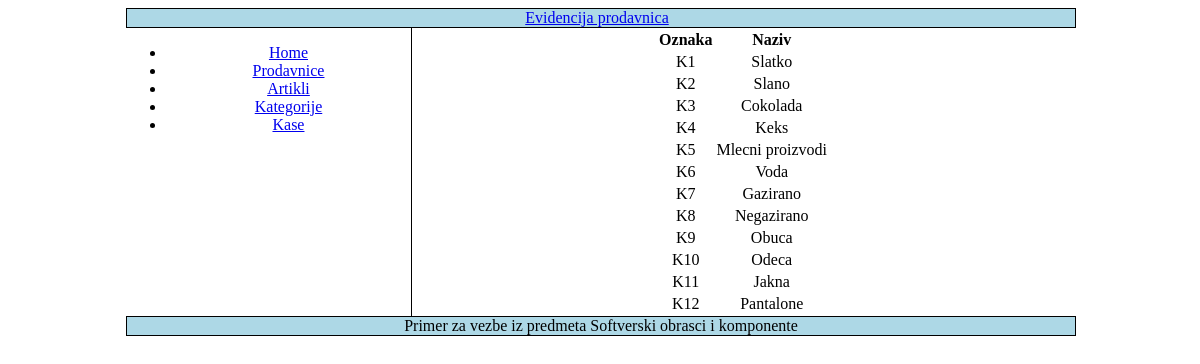
The app's page /kategorije/ with its own data.
### prodavnice/models.py (models this page shows, shortened)
class Kategorija(models.Model):
    oznaka=models.CharField(max_length=20)
    naziv=models.CharField(max_length=50)

### prodavnice/views.py (the view)
# urls.py: path('kategorije/', views.lista_kategorija, name='lista_kategorija'),
def lista_kategorija(request):
    kategorije = Kategorija.objects.all()
    title = apps.get_app_config('prodavnice').verbose_name
    return render(request, "lista_kategorija.html", {"title": title, "kategorije": kategorije})

### prodavnice/templates/lista_kategorija.html
{% extends "base.html" %}
{% block content %}
{% if kategorije %}
    <table>
      <tr>
        <th>Oznaka</th>
        <th>Naziv</th>
      </tr>
    {% for k in kategorije %}
      <tr>
        <td>{{k.oznaka}}</td>
        <td>{{k.naziv}}</td>
      </tr>
    {% endfor %}
    </table>
{% else %}
   <p>Nema kategorija za prikaz</p>
{% endif %}
{% endblock %}

### prodavnice/templates/base.html (shortened to what this page needs)
<!DOCTYPE html>
<html>
<head>
    {% load static %}
    <link rel="stylesheet" href="{% static 'style.css' %}"/>
</head>
<body>
<div class="page">
          <div class="header">
              <a href="{% url 'index' %}">Evidencija prodavnica</a>
          </div>
          <div class="left">
              <ul>
                  <li>
                      <a href="{% url 'index' %}">Home</a>
                  </li>
                  <li>
                      <a href="{% url 'lista_prodavnica'  %}">Prodavnice</a>
                  </li>
                  <li>
                      <a href="{% url 'lista_artikala'  %}">Artikli</a>
                  </li>
                  <li>
                      <a href="{% url 'lista_kategorija' %}">Kategorije</a>
                  </li>
                  <li>
                      <a href="{% url 'lista_kasa' %}">Kase</a>
                  </li>
              </ul>
          </div>
          <div class="center">
              {% block content %}{% endblock %}
          </div>
          <div class="footer">Primer za vezbe iz predmeta Softverski obrasci i komponente</div>
</div>
</body>
</html>

### prodavnice/static/style.css (style rules this page uses)
.left { margin: 0px; float: left; width: 30%; }
.header, .footer { background-color: lightblue; clear: left; width:100%; border: solid black 1px; }
.center { margin-left: 30%; width: 70%; border-left: solid black 1px; }
.page { text-align: center; margin: auto; min-width: 50%; width: 80%; }
table { margin: 0 auto; }

### records on screen
Kategorija: oznaka "K1", naziv "Slatko"
Kategorija: oznaka "K2", naziv "Slano"
Kategorija: oznaka "K3", naziv "Cokolada"
Kategorija: oznaka "K4", naziv "Keks"
Kategorija: oznaka "K5", naziv "Mlecni proizvodi"
Kategorija: oznaka "K6", naziv "Voda"
Kategorija: oznaka "K7", naziv "Gazirano"
Kategorija: oznaka "K8", naziv "Negazirano"
Kategorija: oznaka "K9", naziv "Obuca"
Kategorija: oznaka "K10", naziv "Odeca"
Kategorija: oznaka "K11", naziv "Jakna"
Kategorija: oznaka "K12", naziv "Pantalone"
